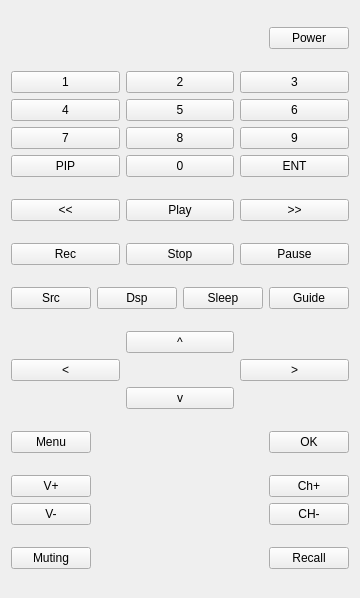
<?xml version="1.0" encoding="UTF-8"?>
<ui version="4.0">
 <class>Remote</class>
 <widget class="QWidget" name="Remote">
  <property name="geometry">
   <rect>
    <x>0</x>
    <y>0</y>
    <width>311</width>
    <height>598</height>
   </rect>
  </property>
  <property name="focusPolicy">
   <enum>Qt::StrongFocus</enum>
  </property>
  <property name="windowTitle">
   <string>Remote Control</string>
  </property>
  <layout class="QVBoxLayout" name="verticalLayout">
   <item>
    <layout class="QHBoxLayout" name="horizontalLayout_5">
     <item>
      <spacer name="horizontalSpacer_4">
       <property name="orientation">
        <enum>Qt::Horizontal</enum>
       </property>
       <property name="sizeHint" stdset="0">
        <size>
         <width>0</width>
         <height>20</height>
        </size>
       </property>
      </spacer>
     </item>
     <item>
      <widget class="QPushButton" name="power">
       <property name="toolTip">
        <string>Power on/off</string>
       </property>
       <property name="text">
        <string>Power</string>
       </property>
       <property name="shortcut">
        <string>Q</string>
       </property>
       <property name="autoRepeat">
        <bool>true</bool>
       </property>
      </widget>
     </item>
    </layout>
   </item>
   <item>
    <layout class="QGridLayout" name="gridLayout">
     <item row="0" column="0">
      <widget class="QPushButton" name="one">
       <property name="toolTip">
        <string>1</string>
       </property>
       <property name="text">
        <string>1</string>
       </property>
       <property name="shortcut">
        <string>1</string>
       </property>
       <property name="autoRepeat">
        <bool>true</bool>
       </property>
       <property name="flat">
        <bool>false</bool>
       </property>
      </widget>
     </item>
     <item row="0" column="1">
      <widget class="QPushButton" name="two">
       <property name="toolTip">
        <string>2</string>
       </property>
       <property name="text">
        <string>2</string>
       </property>
       <property name="shortcut">
        <string>2</string>
       </property>
       <property name="autoRepeat">
        <bool>true</bool>
       </property>
      </widget>
     </item>
     <item row="0" column="2">
      <widget class="QPushButton" name="three">
       <property name="toolTip">
        <string>3</string>
       </property>
       <property name="text">
        <string>3</string>
       </property>
       <property name="shortcut">
        <string>3</string>
       </property>
       <property name="autoRepeat">
        <bool>true</bool>
       </property>
      </widget>
     </item>
     <item row="1" column="0">
      <widget class="QPushButton" name="four">
       <property name="toolTip">
        <string>4</string>
       </property>
       <property name="text">
        <string>4</string>
       </property>
       <property name="shortcut">
        <string>4</string>
       </property>
       <property name="autoRepeat">
        <bool>true</bool>
       </property>
      </widget>
     </item>
     <item row="1" column="1">
      <widget class="QPushButton" name="five">
       <property name="toolTip">
        <string>5</string>
       </property>
       <property name="text">
        <string>5</string>
       </property>
       <property name="shortcut">
        <string>5</string>
       </property>
       <property name="autoRepeat">
        <bool>true</bool>
       </property>
      </widget>
     </item>
     <item row="1" column="2">
      <widget class="QPushButton" name="six">
       <property name="toolTip">
        <string>6</string>
       </property>
       <property name="text">
        <string>6</string>
       </property>
       <property name="shortcut">
        <string>6</string>
       </property>
       <property name="autoRepeat">
        <bool>true</bool>
       </property>
      </widget>
     </item>
     <item row="2" column="0">
      <widget class="QPushButton" name="seven">
       <property name="toolTip">
        <string>7</string>
       </property>
       <property name="text">
        <string>7</string>
       </property>
       <property name="shortcut">
        <string>7</string>
       </property>
       <property name="autoRepeat">
        <bool>true</bool>
       </property>
      </widget>
     </item>
     <item row="2" column="1">
      <widget class="QPushButton" name="eight">
       <property name="toolTip">
        <string>8</string>
       </property>
       <property name="text">
        <string>8</string>
       </property>
       <property name="shortcut">
        <string>8</string>
       </property>
       <property name="autoRepeat">
        <bool>true</bool>
       </property>
      </widget>
     </item>
     <item row="2" column="2">
      <widget class="QPushButton" name="nine">
       <property name="toolTip">
        <string>9</string>
       </property>
       <property name="text">
        <string>9</string>
       </property>
       <property name="shortcut">
        <string>9</string>
       </property>
       <property name="autoRepeat">
        <bool>true</bool>
       </property>
      </widget>
     </item>
     <item row="3" column="1">
      <widget class="QPushButton" name="zero">
       <property name="toolTip">
        <string>0</string>
       </property>
       <property name="text">
        <string>0</string>
       </property>
       <property name="shortcut">
        <string>0</string>
       </property>
       <property name="autoRepeat">
        <bool>true</bool>
       </property>
      </widget>
     </item>
     <item row="3" column="0">
      <widget class="QPushButton" name="pip">
       <property name="text">
        <string>PIP</string>
       </property>
       <property name="autoRepeat">
        <bool>true</bool>
       </property>
      </widget>
     </item>
     <item row="3" column="2">
      <widget class="QPushButton" name="enter">
       <property name="text">
        <string>ENT</string>
       </property>
       <property name="autoRepeat">
        <bool>true</bool>
       </property>
      </widget>
     </item>
    </layout>
   </item>
   <item>
    <layout class="QHBoxLayout" name="horizontalLayout_3">
     <property name="spacing">
      <number>-1</number>
     </property>
     <item>
      <widget class="QPushButton" name="rewind">
       <property name="toolTip">
        <string>Rewind</string>
       </property>
       <property name="text">
        <string>&lt;&lt;</string>
       </property>
       <property name="shortcut">
        <string>&lt;</string>
       </property>
       <property name="autoRepeat">
        <bool>true</bool>
       </property>
      </widget>
     </item>
     <item>
      <widget class="QPushButton" name="play">
       <property name="toolTip">
        <string>Play</string>
       </property>
       <property name="text">
        <string>Play</string>
       </property>
       <property name="shortcut">
        <string>P</string>
       </property>
       <property name="autoRepeat">
        <bool>true</bool>
       </property>
      </widget>
     </item>
     <item>
      <widget class="QPushButton" name="fastForward">
       <property name="toolTip">
        <string>Fast-forward</string>
       </property>
       <property name="text">
        <string>&gt;&gt;</string>
       </property>
       <property name="shortcut">
        <string>&gt;</string>
       </property>
       <property name="autoRepeat">
        <bool>true</bool>
       </property>
      </widget>
     </item>
    </layout>
   </item>
   <item>
    <layout class="QHBoxLayout" name="horizontalLayout">
     <property name="spacing">
      <number>-1</number>
     </property>
     <item>
      <widget class="QPushButton" name="rec">
       <property name="text">
        <string>Rec</string>
       </property>
       <property name="shortcut">
        <string>R</string>
       </property>
      </widget>
     </item>
     <item>
      <widget class="QPushButton" name="stop">
       <property name="toolTip">
        <string>Stop</string>
       </property>
       <property name="text">
        <string>Stop</string>
       </property>
       <property name="shortcut">
        <string>Shift+S</string>
       </property>
       <property name="autoRepeat">
        <bool>true</bool>
       </property>
      </widget>
     </item>
     <item>
      <widget class="QPushButton" name="pause">
       <property name="toolTip">
        <string>Pause</string>
       </property>
       <property name="text">
        <string>Pause</string>
       </property>
       <property name="shortcut">
        <string>S</string>
       </property>
       <property name="autoRepeat">
        <bool>true</bool>
       </property>
      </widget>
     </item>
    </layout>
   </item>
   <item>
    <layout class="QHBoxLayout" name="horizontalLayout_6">
     <property name="spacing">
      <number>-1</number>
     </property>
     <item>
      <widget class="QPushButton" name="src">
       <property name="text">
        <string>Src</string>
       </property>
       <property name="autoRepeat">
        <bool>true</bool>
       </property>
      </widget>
     </item>
     <item>
      <widget class="QPushButton" name="disp">
       <property name="text">
        <string>Dsp</string>
       </property>
       <property name="shortcut">
        <string>D</string>
       </property>
       <property name="autoRepeat">
        <bool>true</bool>
       </property>
      </widget>
     </item>
     <item>
      <widget class="QPushButton" name="sleep">
       <property name="text">
        <string>Sleep</string>
       </property>
       <property name="autoRepeat">
        <bool>true</bool>
       </property>
      </widget>
     </item>
     <item>
      <widget class="QPushButton" name="guide">
       <property name="text">
        <string>Guide</string>
       </property>
       <property name="autoRepeat">
        <bool>true</bool>
       </property>
      </widget>
     </item>
    </layout>
   </item>
   <item>
    <layout class="QGridLayout" name="gridLayout_3">
     <item row="0" column="1">
      <widget class="QPushButton" name="up">
       <property name="toolTip">
        <string>Up</string>
       </property>
       <property name="text">
        <string>^</string>
       </property>
       <property name="shortcut">
        <string>Up</string>
       </property>
       <property name="autoRepeat">
        <bool>true</bool>
       </property>
      </widget>
     </item>
     <item row="1" column="0">
      <widget class="QPushButton" name="left">
       <property name="toolTip">
        <string>Left</string>
       </property>
       <property name="text">
        <string>&lt;</string>
       </property>
       <property name="shortcut">
        <string>Left</string>
       </property>
       <property name="autoRepeat">
        <bool>true</bool>
       </property>
      </widget>
     </item>
     <item row="1" column="2">
      <widget class="QPushButton" name="right">
       <property name="toolTip">
        <string>Right</string>
       </property>
       <property name="text">
        <string>&gt;</string>
       </property>
       <property name="shortcut">
        <string>Right</string>
       </property>
       <property name="autoRepeat">
        <bool>true</bool>
       </property>
      </widget>
     </item>
     <item row="2" column="1">
      <widget class="QPushButton" name="down">
       <property name="toolTip">
        <string>Down</string>
       </property>
       <property name="text">
        <string>v</string>
       </property>
       <property name="shortcut">
        <string>Down</string>
       </property>
       <property name="autoRepeat">
        <bool>true</bool>
       </property>
      </widget>
     </item>
    </layout>
   </item>
   <item>
    <layout class="QHBoxLayout" name="horizontalLayout_7">
     <item>
      <widget class="QPushButton" name="menu">
       <property name="text">
        <string>Menu</string>
       </property>
       <property name="shortcut">
        <string>M</string>
       </property>
       <property name="autoRepeat">
        <bool>true</bool>
       </property>
      </widget>
     </item>
     <item>
      <spacer name="horizontalSpacer_8">
       <property name="orientation">
        <enum>Qt::Horizontal</enum>
       </property>
       <property name="sizeHint" stdset="0">
        <size>
         <width>0</width>
         <height>20</height>
        </size>
       </property>
      </spacer>
     </item>
     <item>
      <widget class="QPushButton" name="ok">
       <property name="text">
        <string>OK</string>
       </property>
       <property name="autoRepeat">
        <bool>true</bool>
       </property>
      </widget>
     </item>
    </layout>
   </item>
   <item>
    <layout class="QHBoxLayout" name="horizontalLayout_2">
     <item>
      <layout class="QVBoxLayout" name="verticalLayout_3">
       <item>
        <widget class="QPushButton" name="volumeUp">
         <property name="toolTip">
          <string>Volume increase</string>
         </property>
         <property name="text">
          <string>V+</string>
         </property>
         <property name="shortcut">
          <string>]</string>
         </property>
         <property name="autoRepeat">
          <bool>true</bool>
         </property>
        </widget>
       </item>
       <item>
        <widget class="QPushButton" name="volumeDown">
         <property name="toolTip">
          <string>Volume decrease</string>
         </property>
         <property name="text">
          <string>V-</string>
         </property>
         <property name="shortcut">
          <string>[</string>
         </property>
         <property name="autoRepeat">
          <bool>true</bool>
         </property>
        </widget>
       </item>
      </layout>
     </item>
     <item>
      <spacer name="horizontalSpacer">
       <property name="orientation">
        <enum>Qt::Horizontal</enum>
       </property>
       <property name="sizeHint" stdset="0">
        <size>
         <width>0</width>
         <height>20</height>
        </size>
       </property>
      </spacer>
     </item>
     <item>
      <layout class="QVBoxLayout" name="verticalLayout_4">
       <item>
        <widget class="QPushButton" name="brightnessUp">
         <property name="toolTip">
          <string>Brightness increase</string>
         </property>
         <property name="text">
          <string>Ch+</string>
         </property>
         <property name="shortcut">
          <string>}</string>
         </property>
         <property name="autoRepeat">
          <bool>true</bool>
         </property>
        </widget>
       </item>
       <item>
        <widget class="QPushButton" name="brightnessDown">
         <property name="toolTip">
          <string>Brightness decrease</string>
         </property>
         <property name="text">
          <string>CH-</string>
         </property>
         <property name="shortcut">
          <string>{</string>
         </property>
         <property name="autoRepeat">
          <bool>true</bool>
         </property>
        </widget>
       </item>
      </layout>
     </item>
    </layout>
   </item>
   <item>
    <layout class="QHBoxLayout" name="horizontalLayout_8">
     <item>
      <widget class="QPushButton" name="mute">
       <property name="text">
        <string>Muting</string>
       </property>
       <property name="autoRepeat">
        <bool>true</bool>
       </property>
      </widget>
     </item>
     <item>
      <spacer name="horizontalSpacer_9">
       <property name="orientation">
        <enum>Qt::Horizontal</enum>
       </property>
       <property name="sizeHint" stdset="0">
        <size>
         <width>0</width>
         <height>20</height>
        </size>
       </property>
      </spacer>
     </item>
     <item>
      <widget class="QPushButton" name="recall">
       <property name="text">
        <string>Recall</string>
       </property>
       <property name="autoRepeat">
        <bool>true</bool>
       </property>
      </widget>
     </item>
    </layout>
   </item>
  </layout>
 </widget>
 <resources/>
 <connections/>
</ui>
